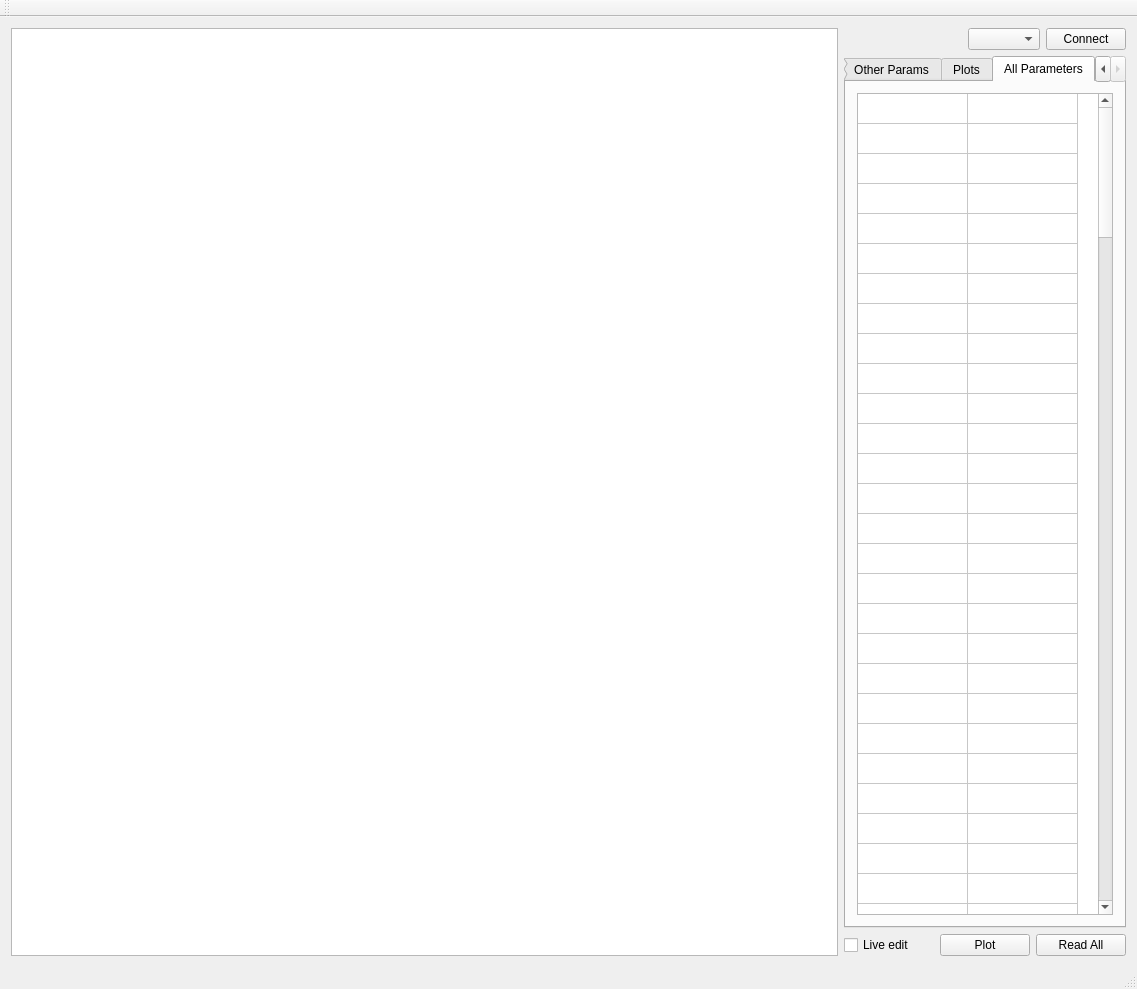
<?xml version="1.0" encoding="UTF-8"?>
<ui version="4.0">
 <class>MainWindow</class>
 <widget class="QMainWindow" name="MainWindow">
  <property name="geometry">
   <rect>
    <x>0</x>
    <y>0</y>
    <width>1137</width>
    <height>989</height>
   </rect>
  </property>
  <property name="windowTitle">
   <string>MainWindow</string>
  </property>
  <widget class="QWidget" name="centralWidget">
   <layout class="QGridLayout" name="gridLayout_2">
    <item row="0" column="0">
     <layout class="QHBoxLayout" name="horizontalLayout" stretch="1,0">
      <property name="sizeConstraint">
       <enum>QLayout::SetNoConstraint</enum>
      </property>
      <item>
       <widget class="QtCharts::QChartView" name="chart_view"/>
      </item>
      <item>
       <layout class="QVBoxLayout" name="verticalLayout">
        <property name="sizeConstraint">
         <enum>QLayout::SetMinimumSize</enum>
        </property>
        <item>
         <layout class="QGridLayout" name="gridLayout" rowminimumheight="0">
          <item row="0" column="3">
           <widget class="QPushButton" name="connect_button">
            <property name="text">
             <string>Connect</string>
            </property>
           </widget>
          </item>
          <item row="0" column="1">
           <widget class="QComboBox" name="port_combo"/>
          </item>
          <item row="0" column="0">
           <spacer name="horizontalSpacer">
            <property name="orientation">
             <enum>Qt::Horizontal</enum>
            </property>
            <property name="sizeHint" stdset="0">
             <size>
              <width>40</width>
              <height>20</height>
             </size>
            </property>
           </spacer>
          </item>
         </layout>
        </item>
        <item>
         <widget class="QTabWidget" name="tabWidget">
          <property name="sizePolicy">
           <sizepolicy hsizetype="Minimum" vsizetype="Expanding">
            <horstretch>0</horstretch>
            <verstretch>0</verstretch>
           </sizepolicy>
          </property>
          <property name="currentIndex">
           <number>3</number>
          </property>
          <widget class="QWidget" name="tab">
           <property name="sizePolicy">
            <sizepolicy hsizetype="Preferred" vsizetype="Minimum">
             <horstretch>0</horstretch>
             <verstretch>0</verstretch>
            </sizepolicy>
           </property>
           <attribute name="title">
            <string>Control Params</string>
           </attribute>
           <layout class="QGridLayout" name="gridLayout_4">
            <item row="0" column="0">
             <layout class="QVBoxLayout" name="verticalLayout_2">
              <item>
               <widget class="QGroupBox" name="groupBox_3">
                <property name="title">
                 <string>Position</string>
                </property>
                <layout class="QGridLayout" name="gridLayout_5">
                 <item row="0" column="0">
                  <layout class="QVBoxLayout" name="verticalLayout_3">
                   <item>
                    <layout class="QHBoxLayout" name="horizontalLayout_4">
                     <item>
                      <widget class="QSpinBox" name="pp_spin">
                       <property name="maximum">
                        <number>65535</number>
                       </property>
                      </widget>
                     </item>
                     <item>
                      <widget class="QLabel" name="label">
                       <property name="text">
                        <string>Pp</string>
                       </property>
                      </widget>
                     </item>
                    </layout>
                   </item>
                   <item>
                    <layout class="QHBoxLayout" name="horizontalLayout_7">
                     <item>
                      <widget class="QSpinBox" name="pd_spin">
                       <property name="maximum">
                        <number>65535</number>
                       </property>
                      </widget>
                     </item>
                     <item>
                      <widget class="QLabel" name="label_3">
                       <property name="text">
                        <string>Pd</string>
                       </property>
                      </widget>
                     </item>
                    </layout>
                   </item>
                   <item>
                    <layout class="QHBoxLayout" name="horizontalLayout_6">
                     <item>
                      <widget class="QSpinBox" name="pf_spin">
                       <property name="maximum">
                        <number>65535</number>
                       </property>
                      </widget>
                     </item>
                     <item>
                      <widget class="QLabel" name="label_4">
                       <property name="text">
                        <string>Pf</string>
                       </property>
                      </widget>
                     </item>
                    </layout>
                   </item>
                   <item>
                    <layout class="QHBoxLayout" name="horizontalLayout_8">
                     <item>
                      <widget class="QSpinBox" name="posfil_spin">
                       <property name="maximum">
                        <number>65535</number>
                       </property>
                      </widget>
                     </item>
                     <item>
                      <widget class="QLabel" name="label_5">
                       <property name="text">
                        <string>Pos filter</string>
                       </property>
                      </widget>
                     </item>
                    </layout>
                   </item>
                   <item>
                    <layout class="QHBoxLayout" name="horizontalLayout_5">
                     <item>
                      <widget class="QSpinBox" name="poserr_spin">
                       <property name="maximum">
                        <number>65535</number>
                       </property>
                      </widget>
                     </item>
                     <item>
                      <widget class="QLabel" name="label_2">
                       <property name="text">
                        <string>Pos error</string>
                       </property>
                      </widget>
                     </item>
                    </layout>
                   </item>
                  </layout>
                 </item>
                </layout>
               </widget>
              </item>
              <item>
               <widget class="QGroupBox" name="groupBox_2">
                <property name="title">
                 <string>Velocity</string>
                </property>
                <layout class="QGridLayout" name="gridLayout_6">
                 <item row="7" column="0">
                  <layout class="QHBoxLayout" name="horizontalLayout_11">
                   <item>
                    <widget class="QSpinBox" name="acc_spin">
                     <property name="maximum">
                      <number>65535</number>
                     </property>
                    </widget>
                   </item>
                   <item>
                    <widget class="QLabel" name="label_13">
                     <property name="text">
                      <string>Acc</string>
                     </property>
                    </widget>
                   </item>
                  </layout>
                 </item>
                 <item row="0" column="0">
                  <layout class="QVBoxLayout" name="verticalLayout_4">
                   <item>
                    <layout class="QHBoxLayout" name="horizontalLayout_9">
                     <item>
                      <widget class="QSpinBox" name="vp_spin">
                       <property name="maximum">
                        <number>65535</number>
                       </property>
                      </widget>
                     </item>
                     <item>
                      <widget class="QLabel" name="label_6">
                       <property name="text">
                        <string>Vp</string>
                       </property>
                      </widget>
                     </item>
                    </layout>
                   </item>
                  </layout>
                 </item>
                 <item row="5" column="0">
                  <layout class="QHBoxLayout" name="horizontalLayout_13">
                   <item>
                    <widget class="QSpinBox" name="convel_spin">
                     <property name="maximum">
                      <number>65535</number>
                     </property>
                    </widget>
                   </item>
                   <item>
                    <widget class="QLabel" name="label_11">
                     <property name="text">
                      <string>Continuous. vel</string>
                     </property>
                    </widget>
                   </item>
                  </layout>
                 </item>
                 <item row="8" column="0">
                  <layout class="QHBoxLayout" name="horizontalLayout_10">
                   <item>
                    <widget class="QSpinBox" name="dec_spin">
                     <property name="maximum">
                      <number>65535</number>
                     </property>
                    </widget>
                   </item>
                   <item>
                    <widget class="QLabel" name="label_14">
                     <property name="text">
                      <string>Dec</string>
                     </property>
                    </widget>
                   </item>
                  </layout>
                 </item>
                 <item row="2" column="0">
                  <layout class="QHBoxLayout" name="horizontalLayout_16">
                   <item>
                    <widget class="QSpinBox" name="vd_spin">
                     <property name="maximum">
                      <number>65535</number>
                     </property>
                    </widget>
                   </item>
                   <item>
                    <widget class="QLabel" name="label_8">
                     <property name="text">
                      <string>Vd</string>
                     </property>
                    </widget>
                   </item>
                  </layout>
                 </item>
                 <item row="6" column="0">
                  <layout class="QHBoxLayout" name="horizontalLayout_12">
                   <item>
                    <widget class="QSpinBox" name="vellim_spin">
                     <property name="maximum">
                      <number>65535</number>
                     </property>
                    </widget>
                   </item>
                   <item>
                    <widget class="QLabel" name="label_12">
                     <property name="text">
                      <string>Vel limit</string>
                     </property>
                    </widget>
                   </item>
                  </layout>
                 </item>
                 <item row="4" column="0">
                  <layout class="QHBoxLayout" name="horizontalLayout_14">
                   <item>
                    <widget class="QSpinBox" name="velfil_spin">
                     <property name="maximum">
                      <number>65535</number>
                     </property>
                    </widget>
                   </item>
                   <item>
                    <widget class="QLabel" name="label_10">
                     <property name="text">
                      <string>Vel filter</string>
                     </property>
                    </widget>
                   </item>
                  </layout>
                 </item>
                 <item row="3" column="0">
                  <layout class="QHBoxLayout" name="horizontalLayout_15">
                   <item>
                    <widget class="QSpinBox" name="af_spin">
                     <property name="maximum">
                      <number>65535</number>
                     </property>
                    </widget>
                   </item>
                   <item>
                    <widget class="QLabel" name="label_9">
                     <property name="text">
                      <string>Af</string>
                     </property>
                    </widget>
                   </item>
                  </layout>
                 </item>
                 <item row="1" column="0">
                  <layout class="QHBoxLayout" name="horizontalLayout_17">
                   <item>
                    <widget class="QSpinBox" name="vi_spin">
                     <property name="maximum">
                      <number>65535</number>
                     </property>
                    </widget>
                   </item>
                   <item>
                    <widget class="QLabel" name="label_7">
                     <property name="text">
                      <string>Vi</string>
                     </property>
                    </widget>
                   </item>
                  </layout>
                 </item>
                </layout>
               </widget>
              </item>
              <item>
               <widget class="QGroupBox" name="groupBox">
                <property name="title">
                 <string>Current</string>
                </property>
                <layout class="QGridLayout" name="gridLayout_7">
                 <item row="2" column="0">
                  <layout class="QHBoxLayout" name="horizontalLayout_20">
                   <item>
                    <widget class="QSpinBox" name="concur_spin">
                     <property name="maximum">
                      <number>65535</number>
                     </property>
                    </widget>
                   </item>
                   <item>
                    <widget class="QLabel" name="label_17">
                     <property name="text">
                      <string>Continuous curr.</string>
                     </property>
                    </widget>
                   </item>
                  </layout>
                 </item>
                 <item row="1" column="0">
                  <layout class="QHBoxLayout" name="horizontalLayout_21">
                   <item>
                    <widget class="QSpinBox" name="ci_spin">
                     <property name="maximum">
                      <number>65535</number>
                     </property>
                    </widget>
                   </item>
                   <item>
                    <widget class="QLabel" name="label_16">
                     <property name="text">
                      <string>Ci</string>
                     </property>
                    </widget>
                   </item>
                  </layout>
                 </item>
                 <item row="3" column="0">
                  <layout class="QHBoxLayout" name="horizontalLayout_19">
                   <item>
                    <widget class="QSpinBox" name="limcur_spin">
                     <property name="maximum">
                      <number>65535</number>
                     </property>
                    </widget>
                   </item>
                   <item>
                    <widget class="QLabel" name="label_18">
                     <property name="text">
                      <string>Limit current</string>
                     </property>
                    </widget>
                   </item>
                  </layout>
                 </item>
                 <item row="0" column="0">
                  <layout class="QVBoxLayout" name="verticalLayout_5">
                   <item>
                    <layout class="QHBoxLayout" name="horizontalLayout_18">
                     <item>
                      <widget class="QSpinBox" name="cp_spin">
                       <property name="maximum">
                        <number>65535</number>
                       </property>
                      </widget>
                     </item>
                     <item>
                      <widget class="QLabel" name="label_15">
                       <property name="text">
                        <string>Cp</string>
                       </property>
                      </widget>
                     </item>
                    </layout>
                   </item>
                  </layout>
                 </item>
                </layout>
               </widget>
              </item>
             </layout>
            </item>
            <item row="1" column="0">
             <spacer name="verticalSpacer">
              <property name="orientation">
               <enum>Qt::Vertical</enum>
              </property>
              <property name="sizeHint" stdset="0">
               <size>
                <width>20</width>
                <height>20</height>
               </size>
              </property>
             </spacer>
            </item>
           </layout>
          </widget>
          <widget class="QWidget" name="tab_3">
           <attribute name="title">
            <string>Other Params</string>
           </attribute>
           <layout class="QGridLayout" name="gridLayout_8">
            <item row="2" column="0">
             <spacer name="verticalSpacer_2">
              <property name="orientation">
               <enum>Qt::Vertical</enum>
              </property>
              <property name="sizeHint" stdset="0">
               <size>
                <width>20</width>
                <height>40</height>
               </size>
              </property>
             </spacer>
            </item>
            <item row="0" column="0">
             <layout class="QVBoxLayout" name="verticalLayout_6">
              <item>
               <widget class="QGroupBox" name="groupBox_4">
                <property name="title">
                 <string>Threshold settings</string>
                </property>
                <layout class="QVBoxLayout" name="verticalLayout_7">
                 <item>
                  <layout class="QHBoxLayout" name="horizontalLayout_22">
                   <item>
                    <widget class="QSpinBox" name="tmplim_spin">
                     <property name="maximum">
                      <number>65535</number>
                     </property>
                    </widget>
                   </item>
                   <item>
                    <widget class="QLabel" name="label_19">
                     <property name="text">
                      <string>Temp. Limit</string>
                     </property>
                    </widget>
                   </item>
                  </layout>
                 </item>
                 <item>
                  <layout class="QHBoxLayout" name="horizontalLayout_24">
                   <item>
                    <widget class="QSpinBox" name="ovrvol_spin">
                     <property name="maximum">
                      <number>65535</number>
                     </property>
                    </widget>
                   </item>
                   <item>
                    <widget class="QLabel" name="label_20">
                     <property name="text">
                      <string>Over Voltage Limit</string>
                     </property>
                    </widget>
                   </item>
                  </layout>
                 </item>
                 <item>
                  <layout class="QHBoxLayout" name="horizontalLayout_25">
                   <item>
                    <widget class="QSpinBox" name="undvol_spin">
                     <property name="maximum">
                      <number>65535</number>
                     </property>
                    </widget>
                   </item>
                   <item>
                    <widget class="QLabel" name="label_21">
                     <property name="text">
                      <string>Under Voltage Limit</string>
                     </property>
                    </widget>
                   </item>
                  </layout>
                 </item>
                 <item>
                  <layout class="QHBoxLayout" name="horizontalLayout_26">
                   <item>
                    <widget class="QSpinBox" name="i2tlim_spin">
                     <property name="maximum">
                      <number>65535</number>
                     </property>
                    </widget>
                   </item>
                   <item>
                    <widget class="QLabel" name="label_22">
                     <property name="text">
                      <string>I2T Limit</string>
                     </property>
                    </widget>
                   </item>
                  </layout>
                 </item>
                </layout>
               </widget>
              </item>
             </layout>
            </item>
            <item row="1" column="0">
             <layout class="QHBoxLayout" name="horizontalLayout_27">
              <item>
               <widget class="QSpinBox" name="poscmd_spin">
                <property name="maximum">
                 <number>65535</number>
                </property>
               </widget>
              </item>
              <item>
               <widget class="QLabel" name="label_23">
                <property name="text">
                 <string>Commanded position</string>
                </property>
               </widget>
              </item>
             </layout>
            </item>
           </layout>
          </widget>
          <widget class="QWidget" name="tab_2">
           <property name="sizePolicy">
            <sizepolicy hsizetype="Preferred" vsizetype="Minimum">
             <horstretch>0</horstretch>
             <verstretch>0</verstretch>
            </sizepolicy>
           </property>
           <attribute name="title">
            <string>Plots</string>
           </attribute>
          </widget>
          <widget class="QWidget" name="tab_param">
           <attribute name="title">
            <string>All Parameters</string>
           </attribute>
           <layout class="QGridLayout" name="gridLayout_3">
            <item row="0" column="0">
             <widget class="QTableWidget" name="para_table">
              <property name="showGrid">
               <bool>true</bool>
              </property>
              <property name="wordWrap">
               <bool>false</bool>
              </property>
              <property name="cornerButtonEnabled">
               <bool>false</bool>
              </property>
              <property name="rowCount">
               <number>165</number>
              </property>
              <property name="columnCount">
               <number>2</number>
              </property>
              <attribute name="horizontalHeaderVisible">
               <bool>false</bool>
              </attribute>
              <attribute name="horizontalHeaderDefaultSectionSize">
               <number>110</number>
              </attribute>
              <attribute name="verticalHeaderVisible">
               <bool>false</bool>
              </attribute>
              <row/>
              <row/>
              <row/>
              <row/>
              <row/>
              <row/>
              <row/>
              <row/>
              <row/>
              <row/>
              <row/>
              <row/>
              <row/>
              <row/>
              <row/>
              <row/>
              <row/>
              <row/>
              <row/>
              <row/>
              <row/>
              <row/>
              <row/>
              <row/>
              <row/>
              <row/>
              <row/>
              <row/>
              <row/>
              <row/>
              <row/>
              <row/>
              <row/>
              <row/>
              <row/>
              <row/>
              <row/>
              <row/>
              <row/>
              <row/>
              <row/>
              <row/>
              <row/>
              <row/>
              <row/>
              <row/>
              <row/>
              <row/>
              <row/>
              <row/>
              <row/>
              <row/>
              <row/>
              <row/>
              <row/>
              <row/>
              <row/>
              <row/>
              <row/>
              <row/>
              <row/>
              <row/>
              <row/>
              <row/>
              <row/>
              <row/>
              <row/>
              <row/>
              <row/>
              <row/>
              <row/>
              <row/>
              <row/>
              <row/>
              <row/>
              <row/>
              <row/>
              <row/>
              <row/>
              <row/>
              <row/>
              <row/>
              <row/>
              <row/>
              <row/>
              <row/>
              <row/>
              <row/>
              <row/>
              <row/>
              <row/>
              <row/>
              <row/>
              <row/>
              <row/>
              <row/>
              <row/>
              <row/>
              <row/>
              <row/>
              <row/>
              <row/>
              <row/>
              <row/>
              <row/>
              <row/>
              <row/>
              <row/>
              <row/>
              <row/>
              <row/>
              <row/>
              <row/>
              <row/>
              <row/>
              <row/>
              <row/>
              <row/>
              <row/>
              <row/>
              <row/>
              <row/>
              <row/>
              <row/>
              <row/>
              <row/>
              <row/>
              <row/>
              <row/>
              <row/>
              <row/>
              <row/>
              <row/>
              <row/>
              <row/>
              <row/>
              <row/>
              <row/>
              <row/>
              <row/>
              <row/>
              <row/>
              <row/>
              <row/>
              <row/>
              <row/>
              <row/>
              <row/>
              <row/>
              <row/>
              <row/>
              <row/>
              <row/>
              <row/>
              <row/>
              <row/>
              <row/>
              <row/>
              <row/>
              <row/>
              <row/>
              <row/>
              <row/>
              <row/>
              <row/>
              <column/>
              <column/>
             </widget>
            </item>
           </layout>
          </widget>
         </widget>
        </item>
        <item>
         <layout class="QHBoxLayout" name="horizontalLayout_3">
          <item>
           <widget class="QCheckBox" name="live_box">
            <property name="text">
             <string>Live edit</string>
            </property>
           </widget>
          </item>
          <item>
           <widget class="QPushButton" name="pushButton_4">
            <property name="text">
             <string>Plot</string>
            </property>
            <property name="checkable">
             <bool>true</bool>
            </property>
           </widget>
          </item>
          <item>
           <widget class="QPushButton" name="readall_button">
            <property name="text">
             <string>Read All</string>
            </property>
           </widget>
          </item>
         </layout>
        </item>
       </layout>
      </item>
     </layout>
    </item>
   </layout>
  </widget>
  <widget class="QMenuBar" name="menuBar">
   <property name="geometry">
    <rect>
     <x>0</x>
     <y>0</y>
     <width>1137</width>
     <height>19</height>
    </rect>
   </property>
  </widget>
  <widget class="QToolBar" name="mainToolBar">
   <attribute name="toolBarArea">
    <enum>TopToolBarArea</enum>
   </attribute>
   <attribute name="toolBarBreak">
    <bool>false</bool>
   </attribute>
  </widget>
  <widget class="QStatusBar" name="statusBar"/>
 </widget>
 <layoutdefault spacing="6" margin="11"/>
 <customwidgets>
  <customwidget>
   <class>QtCharts::QChartView</class>
   <extends>QGraphicsView</extends>
   <header location="global">QtCharts/QChartView</header>
  </customwidget>
 </customwidgets>
 <resources/>
 <connections/>
</ui>
